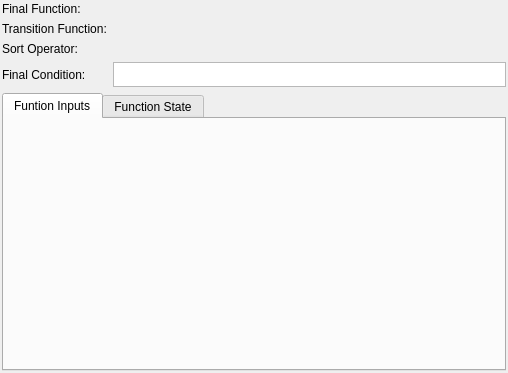
<?xml version="1.0" encoding="UTF-8"?>
<ui version="4.0">
 <class>FuncaoAgregacaoWidget</class>
 <widget class="QWidget" name="FuncaoAgregacaoWidget">
  <property name="geometry">
   <rect>
    <x>0</x>
    <y>0</y>
    <width>508</width>
    <height>373</height>
   </rect>
  </property>
  <property name="sizePolicy">
   <sizepolicy hsizetype="Expanding" vsizetype="Expanding">
    <horstretch>0</horstretch>
    <verstretch>0</verstretch>
   </sizepolicy>
  </property>
  <property name="windowTitle">
   <string>Form</string>
  </property>
  <layout class="QGridLayout" name="funcaoagregacao_grid">
   <property name="margin">
    <number>2</number>
   </property>
   <property name="spacing">
    <number>6</number>
   </property>
   <item row="0" column="0">
    <widget class="QLabel" name="func_final_lbl">
     <property name="text">
      <string>Final Function:</string>
     </property>
    </widget>
   </item>
   <item row="1" column="0">
    <widget class="QLabel" name="func_transicao_lbl">
     <property name="text">
      <string>Transition Function:</string>
     </property>
    </widget>
   </item>
   <item row="2" column="0">
    <widget class="QLabel" name="op_ordenacao_lbl">
     <property name="text">
      <string>Sort Operator:</string>
     </property>
    </widget>
   </item>
   <item row="3" column="0">
    <widget class="QLabel" name="cond_inicial_lbl">
     <property name="text">
      <string>Final Condition:</string>
     </property>
    </widget>
   </item>
   <item row="3" column="1">
    <widget class="QTextEdit" name="cond_inicial_txt">
     <property name="sizePolicy">
      <sizepolicy hsizetype="Expanding" vsizetype="Fixed">
       <horstretch>0</horstretch>
       <verstretch>0</verstretch>
      </sizepolicy>
     </property>
     <property name="maximumSize">
      <size>
       <width>16777215</width>
       <height>25</height>
      </size>
     </property>
     <property name="verticalScrollBarPolicy">
      <enum>Qt::ScrollBarAlwaysOff</enum>
     </property>
     <property name="horizontalScrollBarPolicy">
      <enum>Qt::ScrollBarAlwaysOff</enum>
     </property>
     <property name="documentTitle">
      <string notr="true"/>
     </property>
     <property name="undoRedoEnabled">
      <bool>true</bool>
     </property>
     <property name="lineWrapMode">
      <enum>QTextEdit::NoWrap</enum>
     </property>
     <property name="acceptRichText">
      <bool>true</bool>
     </property>
     <property name="textInteractionFlags">
      <set>Qt::TextEditorInteraction</set>
     </property>
    </widget>
   </item>
   <item row="4" column="0" colspan="2">
    <widget class="QTabWidget" name="tipos_entrada_estado_twg">
     <property name="currentIndex">
      <number>0</number>
     </property>
     <widget class="QWidget" name="tab">
      <attribute name="title">
       <string>Funtion Inputs</string>
      </attribute>
     </widget>
     <widget class="QWidget" name="tab_2">
      <attribute name="title">
       <string>Function State</string>
      </attribute>
     </widget>
    </widget>
   </item>
  </layout>
 </widget>
 <resources/>
 <connections/>
</ui>
